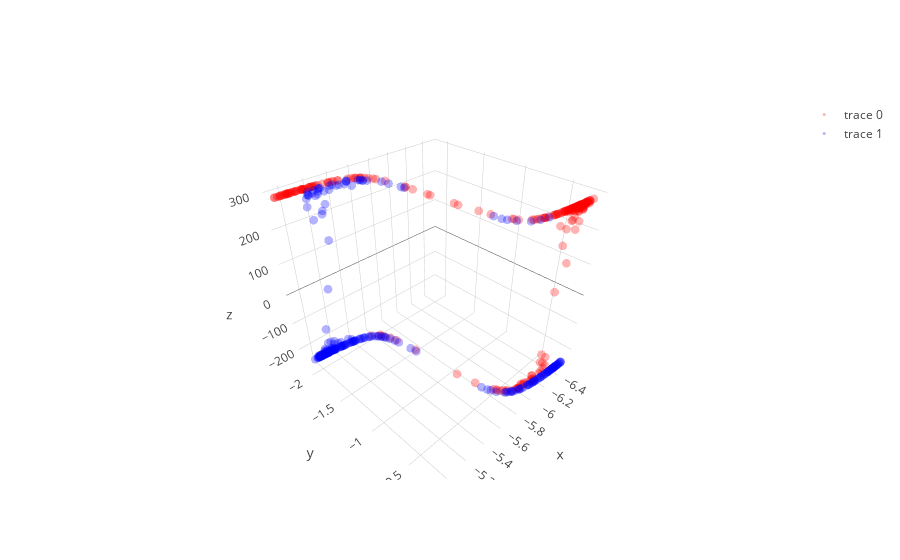

The code cell stored with this chart in its notebook:
### Code cell
# with all scale
expand_dim = 3
w1 = np.random.randn(2,expand_dim)
w2 = np.random.randn(expand_dim,1)
a  = np.ones(expand_dim); b = np.ones(expand_dim); c = np.zeros(expand_dim)

w1 = _sym_decorrelation(w1)
w2 = w2/(np.sqrt(np.sum(w2**2)))

temp_X = np.copy(X)
mini_batch_size = 10
for iter in range(2000):
    cum_loss = 0; temp_X   = shuffle(temp_X)
    
    for mini_batch in range(0,len(X),mini_batch_size):
        current_batch = temp_X[mini_batch:mini_batch+mini_batch_size]
        
        layer1 = current_batch @ w1
        layer1 = layer1  + (1/(iter+1))*np.random.randn(expand_dim)
        layer1a= a*g(b*layer1)+c
        layer1a= layer1a + (1/(iter+1))*np.random.randn(expand_dim)
        layer2 = layer1a       @ w2
        loss   = w2.T @ layer1a.T @ layer1a @ w2
        
        grad2 = -layer1a.T @ layer1a @ w2 
        grad1a= -layer1a@w2@w2.T
        grada = grad1a*g(b*layer1)
        gradb = grad1a*a*g_grad(b*layer1)*layer1
        gradc = grad1a
        grad1 = current_batch.T @(grad1a*a*g_grad(b*layer1)*b) - 2.5 * current_batch.T @ current_batch @ w1 

        w2 = w2 - 0.00000001 * grad2+ (1/(iter+1))*np.random.randn(expand_dim,1)
        a = a -   0.00001   * grada.mean(0)+ (1/(iter+1))*np.random.randn(expand_dim)
        b = b -   0.00001   * gradb.mean(0)+ (1/(iter+1))*np.random.randn(expand_dim)
        c = c -   0.00000001  * gradc.mean(0)+ (1/(iter+1))*np.random.randn(expand_dim)
        w1 = w1 - 0.00000001 * grad1+ (1/(iter+1))*np.random.randn(2,expand_dim)
        
        w1 = _sym_decorrelation(w1)
        w2 = w2/(np.sqrt(np.sum(w2**2)))
        cum_loss      = cum_loss + loss.mean()
        
    if iter%500==0:print('Iter : ',iter," Loss: ",cum_loss)

# projection
projected_mine = (a*g(b*(X @ w1))+c) @ w2

plt.figure(figsize=(20,5))
plt.subplot(1, 3, 1)
plt.scatter(X[y==0, 0], X[y==0, 1], color='red', alpha=0.5)
plt.scatter(X[y==1, 0], X[y==1, 1], color='blue', alpha=0.5)
plt.quiver(X.mean(0)[0], X.mean(0)[1], evector[0,0],evector[0,1], color=['b'], scale=2.5)
plt.quiver(X.mean(0)[0], X.mean(0)[1], evector[1,0],evector[1,1], color=['g'], scale=2.5)

plt.subplot(1, 3, 2,projection='3d')
one_layer_project = (a*g(b*(X @ w1))+c)
plt.scatter(one_layer_project[:,0],one_layer_project[:,1],one_layer_project[:,2], color='red')

plt.subplot(1, 3, 3)
plt.scatter(projected_mine[y==0], np.zeros((len(projected_mine)//2)),  color='red', alpha=0.05)
plt.scatter(projected_mine[y==1], np.zeros((len(projected_mine)//2)), color='blue', alpha=0.05)
plt.show()

trace1 = go.Scatter3d(
    x=one_layer_project[y==0,0],
    y=one_layer_project[y==0,1],
    z=one_layer_project[y==0,2],
    mode='markers',
    line=dict(color='red',width=0.5),
    marker=dict(size=3,opacity=0.3)
)
trace2 = go.Scatter3d(
    x=one_layer_project[y==1,0],
    y=one_layer_project[y==1,1],
    z=one_layer_project[y==1,2],
    mode='markers',
    line=dict(color='blue',width=0.5),
    marker=dict(size=3,opacity=0.3)
)
data = [trace1,trace2]
fig  = go.Figure(data=data)
iplot(fig)

### Figure 1 — Plotly figure (JSON) as saved in the notebook; plotly's stock layout.template omitted (floating-point values rounded to 4 significant figures; data arrays with more than 128 entries replaced by an {"elided": "..."} marker saying what was removed)
{"data": [{"line": {"color": "red", "width": 0.5}, "marker": {"opacity": 0.3, "size": 3}, "mode": "markers", "type": "scatter3d", "uid": "62c87ef9-6f0e-4ddb-8870-d7e12b9da630", "x": {"elided": "250 float values"}, "y": {"elided": "250 float values"}, "z": {"elided": "250 float values"}}, {"line": {"color": "blue", "width": 0.5}, "marker": {"opacity": 0.3, "size": 3}, "mode": "markers", "type": "scatter3d", "uid": "43d276e9-f5f9-4eee-9c8c-7ed997f61421", "x": {"elided": "250 float values"}, "y": {"elided": "250 float values"}, "z": {"elided": "250 float values"}}], "layout": {}}
